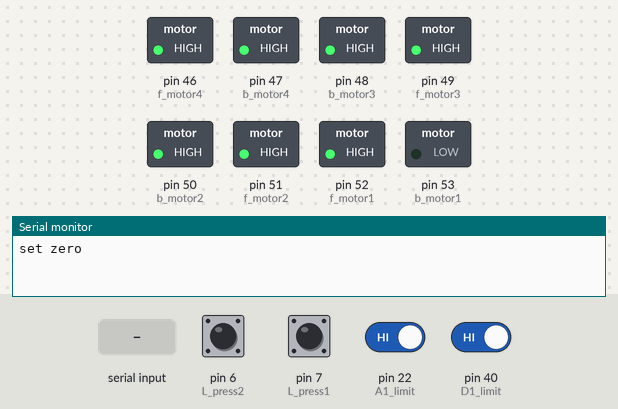
Bench run of a sketch on a simulated Arduino Mega 2560, built with avr-gcc and run on an emulated ATmega2560. Shown: switched loads named in the sketch (green lamp = pin HIGH), the last lines printed to the serial monitor. The inputs (shaded band) are chosen by the test bench; at power-on: pin 6 (L_press2), pin 7 (L_press1), pin 22 (A1_limit), pin 40 (D1_limit) HIGH.

Above: at 0.8 s.
0.9 s: pin 7 (L_press1) pulled LOW for 0.15 s
At 1.6 s:
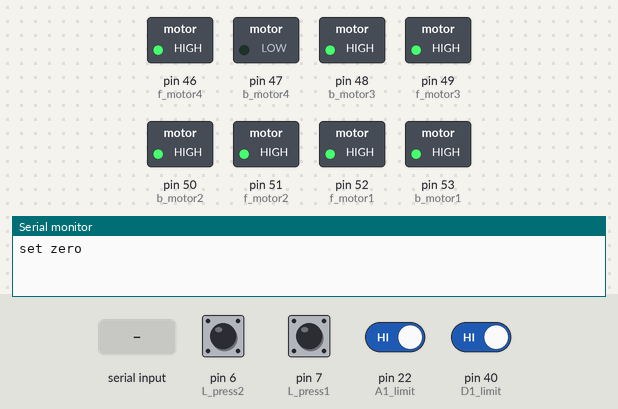
2.5 s: pin 6 (L_press2) pulled LOW for 0.15 s
At 2.8 s:
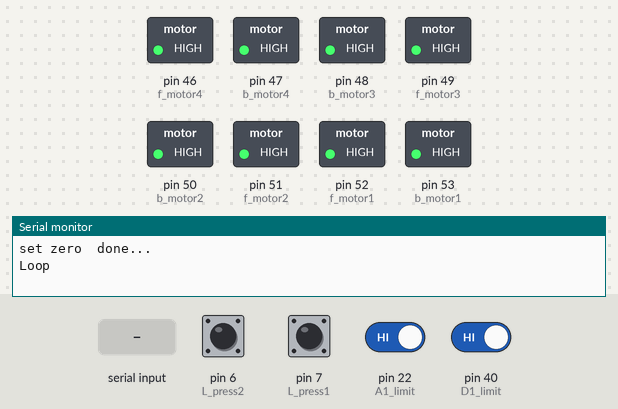
5.6 s: "A" received over Serial
At 6.6 s:
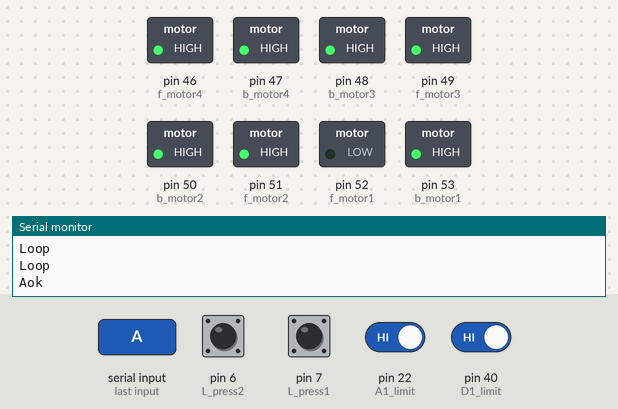
Timing chart, 0 to 19.3 s (numbered marks = the images above; inputs shaded):
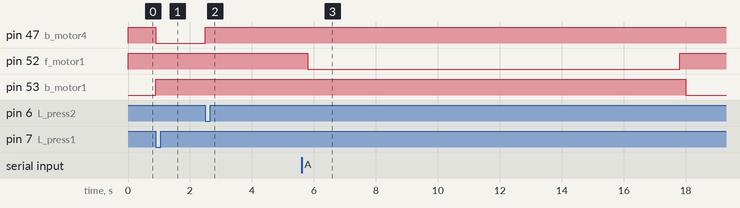

The sketch:

Slave-select-noodle.ino
```cpp
#include <Wire.h>
int data;

//  limit switch motor
// front
#define A1_limit  22
#define A2_limit  23
#define A3_limit  24
#define A4_limit  25
#define A5_limit  26
#define A6_limit  27
// back
#define D1_limit  40
#define D2_limit  41
#define D3_limit  42
#define D4_limit  43
#define D5_limit  44
#define D6_limit  45

//  limit switch noodle
// front
#define B1_limit  28
#define B2_limit  29
#define B3_limit  30
#define B4_limit  31
#define B5_limit  32
#define B6_limit  33
// back
#define C1_limit  34
#define C2_limit  35
#define C3_limit  36
#define C4_limit  37
#define C5_limit  38
#define C6_limit  39

//  limit switch motor press
#define L_press1  7
#define L_press2  6

// motor slide
#define f_motor4  46
#define b_motor4  47
#define b_motor3  48
#define f_motor3  49
#define b_motor2  50
#define f_motor2  51
#define f_motor1  52
#define b_motor1  53

byte positionA = 0, positionB = 0;
byte NowpositionA = 0, NowpositionB = 0;
byte statePress = 0;

void checkPosit() {
  if (digitalRead(A1_limit) == 1) {
    NowpositionA = 1;
  } else if (digitalRead(A2_limit) == 1) {
    NowpositionA = 2;
  } else if (digitalRead(A3_limit) == 1) {
    NowpositionA = 3;
  } else if (digitalRead(A4_limit) == 1) {
    NowpositionA = 4;
  } else if (digitalRead(A5_limit) == 1) {
    NowpositionA = 5;
  } else if (digitalRead(A6_limit) == 1) {
    NowpositionA = 6;
  }

  if (digitalRead(D1_limit) == 1) {
    NowpositionB = 1;
  } else if (digitalRead(D2_limit) == 1) {
    NowpositionB = 2;
  } else if (digitalRead(D3_limit) == 1) {
    NowpositionB = 3;
  } else if (digitalRead(D4_limit) == 1) {
    NowpositionB = 4;
  } else if (digitalRead(D5_limit) == 1) {
    NowpositionB = 5;
  } else if (digitalRead(D6_limit) == 1) {
    NowpositionB = 6;
  }
}

void movePosit(int posi1, int posi2) {
  checkPosit();
  while (NowpositionA > 1) {

  }


}

void initPosit() {
  Serial.print("set zero");
  while (digitalRead(L_press1) != 0) {
    digitalWrite(b_motor1, LOW);
  }
  digitalWrite(b_motor1, HIGH);

  while (digitalRead(L_press2) != 0) {
    digitalWrite(b_motor4, LOW);
  }
  digitalWrite(b_motor4, HIGH);

  while (NowpositionA > 1) {
    checkPosit();
    digitalWrite(b_motor2, LOW);
  }
  digitalWrite(b_motor2, HIGH);

  Serial.println("  done...");
}

void receiveEvent(int howMany) {
  while (1 < Wire.available()) { // loop through all but the last
    char c = Wire.read(); // receive byte as a character
    Serial.print(c);         // print the character
  }
  data = Wire.read();    // receive byte as an integer
  Serial.println(data);
}

void setup() {
  Serial.begin(9600);
  Wire.begin(8);
  Wire.onReceive(receiveEvent);

  pinMode(A1_limit, INPUT_PULLUP);
  pinMode(A2_limit, INPUT_PULLUP);
  pinMode(A3_limit, INPUT_PULLUP);
  pinMode(A4_limit, INPUT_PULLUP);
  pinMode(A5_limit, INPUT_PULLUP);
  pinMode(A6_limit, INPUT_PULLUP);

  pinMode(B1_limit, INPUT_PULLUP);
  pinMode(B2_limit, INPUT_PULLUP);
  pinMode(B3_limit, INPUT_PULLUP);
  pinMode(B4_limit, INPUT_PULLUP);
  pinMode(B5_limit, INPUT_PULLUP);
  pinMode(B6_limit, INPUT_PULLUP);

  pinMode(C1_limit, INPUT_PULLUP);
  pinMode(C2_limit, INPUT_PULLUP);
  pinMode(C3_limit, INPUT_PULLUP);
  pinMode(C4_limit, INPUT_PULLUP);
  pinMode(C5_limit, INPUT_PULLUP);
  pinMode(C6_limit, INPUT_PULLUP);

  pinMode(D1_limit, INPUT_PULLUP);
  pinMode(D2_limit, INPUT_PULLUP);
  pinMode(D3_limit, INPUT_PULLUP);
  pinMode(D4_limit, INPUT_PULLUP);
  pinMode(D5_limit, INPUT_PULLUP);
  pinMode(D6_limit, INPUT_PULLUP);

  pinMode(L_press1, INPUT_PULLUP);
  pinMode(L_press2, INPUT_PULLUP);

  pinMode(f_motor1, OUTPUT);
  pinMode(b_motor1, OUTPUT);
  pinMode(f_motor2, OUTPUT);
  pinMode(b_motor2, OUTPUT);
  pinMode(f_motor3, OUTPUT);
  pinMode(b_motor3, OUTPUT);
  pinMode(f_motor4, OUTPUT);
  pinMode(b_motor4, OUTPUT);

  digitalWrite(f_motor1, 1);
  digitalWrite(b_motor1, 1);
  digitalWrite(f_motor2, 1);
  digitalWrite(b_motor2, 1);
  digitalWrite(f_motor3, 1);
  digitalWrite(b_motor3, 1);
  digitalWrite(f_motor4, 1);
  digitalWrite(b_motor4, 1);

  //  digitalWrite(b_motor4, 0);
  //  delay(300);
  //  digitalWrite(b_motor4, 1);

  checkPosit();
  initPosit();

  //  while (NowpositionA > 1) {
  //    checkPosition();
  //    digitalWrite(b_motor2, 0);
  //  } else {
  //    digitalWrite(b_motor2, 1);
  //  }

  //  Serial.println(NowpositionA);
  //  Serial.println(NowpositionB);
  //  delay(2000);
}

void loop() {
  //  Serial.print("Limit sw ");
  //  Serial.print(digitalRead(L_press1));
  //  Serial.print("  ");
  //  Serial.println(digitalRead(L_press2));

  if (Serial.available() > 0) {
    char income = Serial.read();
    Serial.write(income);
    if (income == 'A') {
      Serial.write("ok");
      digitalWrite(f_motor1, LOW);
      delay(12000);
      digitalWrite(f_motor1, HIGH);
      statePress = 1;
    }
  }

  Serial.println("Loop");
  delay(200);

  while (statePress == 1) {
    Serial.println("state");
    digitalWrite(b_motor1, LOW);
    if (digitalRead(L_press1) == 0) {
      digitalWrite(b_motor1, HIGH);
      statePress = 0;
    }
  }

  //  Serial.print(digitalRead(A1_limit));
  //  Serial.print(digitalRead(A2_limit));
  //  Serial.print(digitalRead(A3_limit));
  //  Serial.print(digitalRead(A4_limit));
  //  Serial.print(digitalRead(A5_limit));
  //  Serial.print(digitalRead(A6_limit));
  //  Serial.print("  ");
  //  Serial.print(digitalRead(B1_limit));
  //  Serial.print(digitalRead(B2_limit));
  //  Serial.print(digitalRead(B3_limit));
  //  Serial.print(digitalRead(B4_limit));
  //  Serial.print(digitalRead(B5_limit));
  //  Serial.print(digitalRead(B6_limit));
  //  Serial.print("  ");
  //  Serial.print(digitalRead(C1_limit));
  //  Serial.print(digitalRead(C2_limit));
  //  Serial.print(digitalRead(C3_limit));
  //  Serial.print(digitalRead(C4_limit));
  //  Serial.print(digitalRead(C5_limit));
  //  Serial.print(digitalRead(C6_limit));
  //  Serial.print("  ");
  //  Serial.print(digitalRead(D1_limit));
  //  Serial.print(digitalRead(D2_limit));
  //  Serial.print(digitalRead(D3_limit));
  //  Serial.print(digitalRead(D4_limit));
  //  Serial.print(digitalRead(D5_limit));
  //  Serial.println(digitalRead(D6_limit));

  delay(100);

  //  if (digitalRead(A1_limit) != 1) {
  //    digitalWrite(f_motor2, LOW);
  //  } else {
  //    digitalWrite(f_motor2, HIGH);
  //  }
}
```

Measured:
- after the input at 0.9 s, pin 47 (b_motor4): HIGH → LOW at once; pin 53 (b_motor1): LOW → HIGH at once
- after the input at 2.5 s, pin 47 (b_motor4): LOW → HIGH at once
- after the input at 5.6 s, pin 52 (f_motor1): HIGH → LOW after 0.20 s, → HIGH 12.0 s later; pin 53 (b_motor1): HIGH → LOW after 12.4 s
